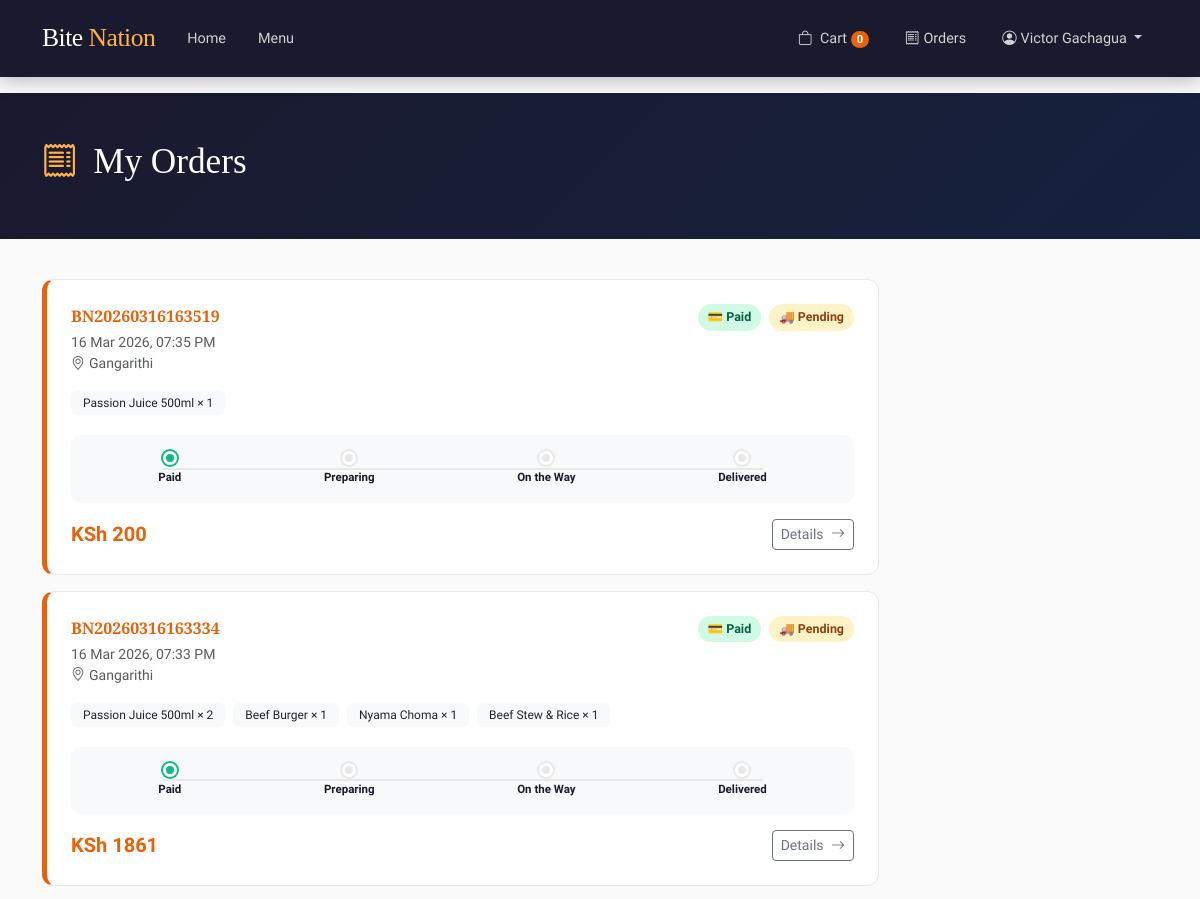
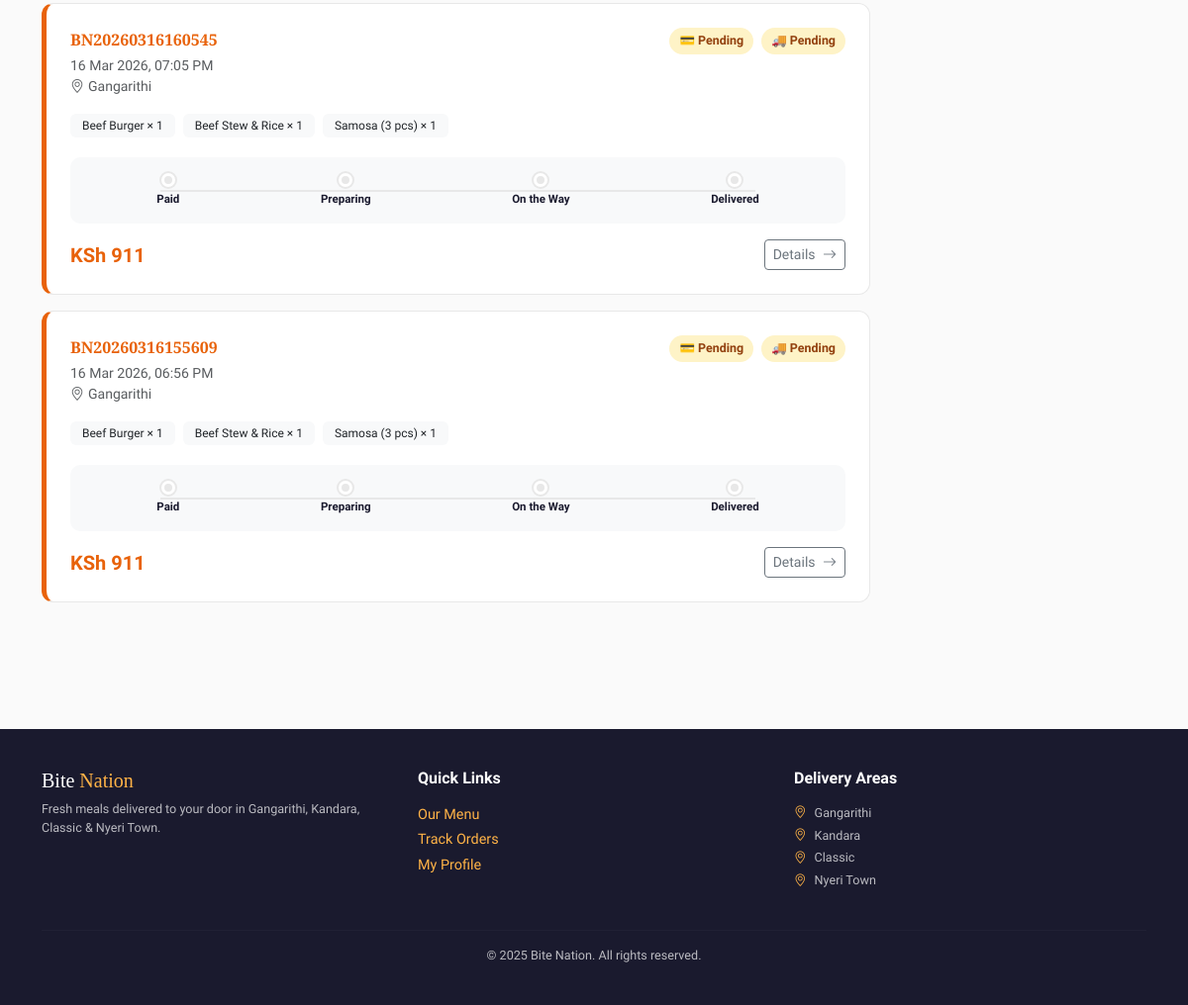
Page /orders/ (signed in) on the committed database (2 pictures, top to bottom).
### core/models.py (models this page shows, shortened)
class User(AbstractUser):
    ROLE_CHOICES = [
        ('customer', 'Customer'),
        ('kitchen', 'Kitchen Admin'),
        ('delivery', 'Delivery Admin'),
        ('admin', 'Admin'),
    ]
    phone = models.CharField(max_length=20, default='')
    address = models.TextField(default='')
    role = models.CharField(max_length=20, choices=ROLE_CHOICES, default='customer')
    email_verified = models.BooleanField(default=False)
    email_token = models.CharField(max_length=64, default='', blank=True)
    otp_code = models.CharField(max_length=6, default='', blank=True)
    otp_expires = models.DateTimeField(null=True, blank=True)

class Order(models.Model):
    PAYMENT_STATUS = [
        ('pending', 'Pending'),
        ('paid', 'Paid'),
        ('failed', 'Failed'),
    ]
    DELIVERY_STATUS = [
        ('pending', 'Pending'),
        ('preparing', 'Preparing'),
        ('on_the_way', 'On the Way'),
        ('delivered', 'Delivered'),
    ]
    order_number = models.CharField(max_length=50, unique=True)
    user = models.ForeignKey(User, on_delete=models.CASCADE, related_name='orders')
    delivery_area = models.ForeignKey(DeliveryArea, on_delete=models.SET_NULL, null=True, blank=True)
    delivery_address = models.TextField()
    delivery_phone = models.CharField(max_length=20)
    subtotal = models.DecimalField(max_digits=10, decimal_places=2)
    delivery_fee = models.DecimalField(max_digits=8, decimal_places=2, default=100)
    total = models.DecimalField(max_digits=10, decimal_places=2)
    payment_status = models.CharField(max_length=20, choices=PAYMENT_STATUS, default='pending')
    delivery_status = models.CharField(max_length=20, choices=DELIVERY_STATUS, default='pending')
    mpesa_checkout_id = models.CharField(max_length=200, default='', blank=True)
    mpesa_receipt = models.CharField(max_length=100, default='', blank=True)
    notes = models.TextField(default='', blank=True)
    created_at = models.DateTimeField(auto_now_add=True)
    delivered_at = models.DateTimeField(null=True, blank=True)
    class Meta:
        ordering = ['-created_at']

class DeliveryArea(models.Model):
    name = models.CharField(max_length=100, unique=True)
    delivery_fee = models.DecimalField(max_digits=8, decimal_places=2, default=100)
    is_active = models.BooleanField(default=True)
    created_at = models.DateTimeField(auto_now_add=True)
    class Meta:
        ordering = ['name']

class OrderItem(models.Model):
    order = models.ForeignKey(Order, on_delete=models.CASCADE, related_name='items')
    food_item = models.ForeignKey(FoodItem, on_delete=models.SET_NULL, null=True)
    food_name = models.CharField(max_length=200)
    quantity = models.PositiveIntegerField()
    unit_price = models.DecimalField(max_digits=10, decimal_places=2)

### core/views.py (the view)
# urls.py: path('orders/', views.my_orders, name='my_orders'),
@login_required
def my_orders(request):
    orders = Order.objects.filter(user=request.user).prefetch_related('items')
    return render(request, 'core/orders.html', {'orders': orders})

### core/templates/core/orders.html (shortened to what this page needs)
{% extends "core/base.html" %}
{% block content %}
<div class="page-header">
  <div class="container">
    <h1><i class="bi bi-receipt me-3" style="color:var(--accent);"></i>My Orders</h1>
  </div>
</div>
<div class="container pb-5">
  {% if orders %}
  <div class="col-lg-9">
    {% for order in orders %}
    <div class="order-card">
      <div class="d-flex flex-wrap justify-content-between align-items-start gap-3 mb-3">
        <div>
          <div class="order-number">{{ order.order_number }}</div>
          <div class="text-muted small mt-1">{{ order.created_at|date:"d M Y, h:i A" }}</div>
          {% if order.delivery_area %}
          <div class="text-muted small"><i class="bi bi-geo-alt me-1"></i>{{ order.delivery_area.name }}</div>
          {% endif %}
        </div>
        <div class="d-flex gap-2 flex-wrap">
          <span class="badge-{{ order.payment_status }}">💳 {{ order.get_payment_status_display }}</span>
          <span class="badge-{{ order.delivery_status }}">🚚 {{ order.get_delivery_status_display }}</span>
        </div>
      </div>
      <div class="mb-3">
        {% for oi in order.items.all %}
        <span class="badge bg-light text-dark me-1 mb-1" style="font-weight:500;padding:6px 12px;">
          {{ oi.food_name }} × {{ oi.quantity }}
        </span>
        {% endfor %}
      </div>
      <div class="p-3 mb-3" style="background:#f8f9fa;border-radius:10px;">
        <div class="d-flex justify-content-between align-items-center position-relative">
          <div style="position:absolute;top:50%;left:10%;right:10%;height:2px;background:var(--border);z-index:0;transform:translateY(-50%);"></div>
          <div class="d-flex justify-content-between w-100 position-relative" style="z-index:1;">
            <div class="text-center flex-fill">
              <div class="timeline-dot mx-auto mb-1 {% if order.payment_status == 'paid' %}done{% endif %}"></div>
              <div class="small fw-bold" style="font-size:0.72rem;">Paid</div>
            </div>
            <div class="text-center flex-fill">
              <div class="timeline-dot mx-auto mb-1
                "></div>
              <div class="small fw-bold" style="font-size:0.72rem;">Preparing</div>
            </div>
            <div class="text-center flex-fill">
              <div class="timeline-dot mx-auto mb-1
                "></div>
              <div class="small fw-bold" style="font-size:0.72rem;">On the Way</div>
            </div>
            <div class="text-center flex-fill">
              <div class="timeline-dot mx-auto mb-1 {% if order.delivery_status == 'delivered' %}done{% endif %}"></div>
              <div class="small fw-bold" style="font-size:0.72rem;">Delivered</div>
            </div>
          </div>
        </div>
      </div>
      <div class="d-flex justify-content-between align-items-center">
        <span class="fw-bold fs-5" style="color:var(--primary);">KSh {{ order.total|floatformat:0 }}</span>
        <a href="{% url 'order_detail' order.id %}" class="btn btn-outline-secondary btn-sm">
          Details <i class="bi bi-arrow-right ms-1"></i>
        </a>
      </div>
    </div>
    {% endfor %}
  </div>
  {% else %}
  <div class="text-center py-5">
    <i class="bi bi-bag-x display-2 text-muted mb-3 d-block"></i>
    <h4 class="text-muted">No orders yet</h4>
    <a href="{% url 'menu' %}" class="btn btn-primary btn-lg px-5 mt-2"><i class="bi bi-bag me-2"></i>Browse Menu</a>
  </div>
  {% endif %}
</div>
{% endblock %}

### core/templates/core/base.html (shortened to what this page needs)
<!DOCTYPE html>
<html lang="en">
<head>
  <link href="https://cdn.jsdelivr.net/npm/bootstrap@5.3.2/dist/css/bootstrap.min.css" rel="stylesheet">
  <link href="https://cdn.jsdelivr.net/npm/bootstrap-icons@1.11.3/font/bootstrap-icons.css" rel="stylesheet">
</head>
<body>
<nav class="navbar navbar-expand-lg">
  <div class="container">
    <a class="navbar-brand" href="{% url 'index' %}">Bite <span>Nation</span></a>
    <div class="collapse navbar-collapse" id="navMain">
      <ul class="navbar-nav me-auto">
        <li class="nav-item"><a class="nav-link" href="{% url 'index' %}">Home</a></li>
        <li class="nav-item"><a class="nav-link" href="{% url 'menu' %}">Menu</a></li>
      </ul>
      <ul class="navbar-nav ms-auto align-items-center gap-1">
        {% if user.is_authenticated %}
          <li class="nav-item">
            <a class="nav-link position-relative" href="{% url 'cart' %}">
              <i class="bi bi-bag me-1"></i> Cart
              <span class="cart-badge" id="nav-cart-count">0</span>
            </a>
          </li>
          <li class="nav-item"><a class="nav-link" href="{% url 'my_orders' %}"><i class="bi bi-receipt me-1"></i>Orders</a></li>
          <li class="nav-item dropdown">
            <a class="nav-link dropdown-toggle" href="#" data-bs-toggle="dropdown">
              <i class="bi bi-person-circle me-1"></i>{{ user.first_name|default:user.username }}
            </a>
          </li>
        {% else %}
          <li class="nav-item"><a class="nav-link" href="{% url 'login' %}">Login</a></li>
          <li class="nav-item">
            <a class="btn btn-primary btn-sm px-3 ms-2" href="{% url 'register' %}">Sign Up</a>
          </li>
        {% endif %}
      </ul>
    </div>
  </div>
</nav>
{% block content %}{% endblock %}
<footer>
  <div class="container">
    <div class="row g-4">
      <div class="col-md-4">
        <h5 style="font-family:'Libre Baskerville',serif; color:white;">Bite <span style="color:var(--accent);">Nation</span></h5>
        <p class="mt-2 small">Fresh meals delivered to your door in Gangarithi, Kandara, Classic &amp; Nyeri Town.</p>
      </div>
      <div class="col-md-4">
        <h6 class="text-white fw-bold mb-3">Quick Links</h6>
        <div class="d-flex flex-column gap-1">
          <a href="{% url 'menu' %}">Our Menu</a>
          <a href="{% url 'my_orders' %}">Track Orders</a>
          <a href="{% url 'profile' %}">My Profile</a>
        </div>
      </div>
      <div class="col-md-4">
        <h6 class="text-white fw-bold mb-3">Delivery Areas</h6>
        <p class="small mb-1"><i class="bi bi-geo-alt me-2" style="color:var(--accent);"></i>Gangarithi</p>
        <p class="small mb-1"><i class="bi bi-geo-alt me-2" style="color:var(--accent);"></i>Kandara</p>
        <p class="small mb-1"><i class="bi bi-geo-alt me-2" style="color:var(--accent);"></i>Classic</p>
        <p class="small"><i class="bi bi-geo-alt me-2" style="color:var(--accent);"></i>Nyeri Town</p>
      </div>
    </div>
    <hr class="mt-4" style="border-color: rgba(255,255,255,0.1);">
    <p class="text-center mb-0 small">&copy; 2025 Bite Nation. All rights reserved.</p>
  </div>
</footer>
</body>
</html>

### rows in the picture
User: first_name "Victor Gachagua"
Order: order_number "BN20260316163519", created_at "16 Mar 2026, 07:35 PM", delivery_area.name "Gangarithi", payment_status "Paid", delivery_status "Pending", total "200"
OrderItem: food_name "Passion Juice 500ml", quantity "1"
Order: order_number "BN20260316163334", created_at "16 Mar 2026, 07:33 PM", delivery_area.name "Gangarithi", payment_status "Paid", delivery_status "Pending", total "1861"
OrderItem: food_name "Passion Juice 500ml", quantity "2"
OrderItem: food_name "Beef Burger", quantity "1"
OrderItem: food_name "Nyama Choma", quantity "1"
OrderItem: food_name "Beef Stew & Rice", quantity "1"
Order: order_number "BN20260316160545", created_at "16 Mar 2026, 07:05 PM", delivery_area.name "Gangarithi", payment_status "Pending", delivery_status "Pending", total "911"
OrderItem: food_name "Beef Burger", quantity "1"
OrderItem: food_name "Beef Stew & Rice", quantity "1"
OrderItem: food_name "Samosa (3 pcs)", quantity "1"
Order: order_number "BN20260316155609", created_at "16 Mar 2026, 06:56 PM", delivery_area.name "Gangarithi", payment_status "Pending", delivery_status "Pending", total "911"
OrderItem: food_name "Beef Burger", quantity "1"
OrderItem: food_name "Beef Stew & Rice", quantity "1"
OrderItem: food_name "Samosa (3 pcs)", quantity "1"
